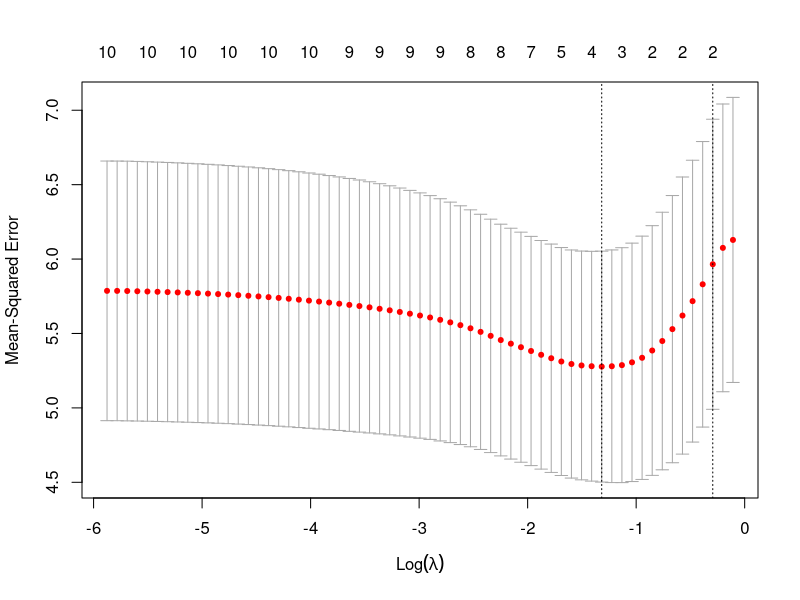
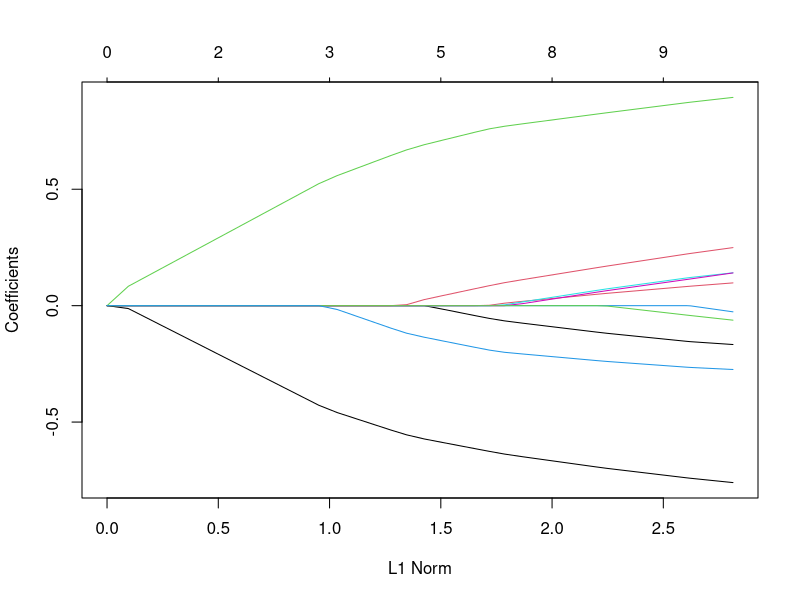

The R script that drew these images, in order:
library(glmnet)
library(tidyverse)
library(MASS)

a <- matrix(rnorm(100 * 10), nrow = 100)
x <- c(0,0,1,0,0,0,-1,0,0,0)
b <- a %*% x + 2 * rnorm(100)

x_l2_fit <- ginv(a) %*% b

res_lasso <- cv.glmnet(a, b, alpha = 1, intercept = FALSE)

# Crossvalidation SE vs. Lambda
plot(res_lasso)

# Lambda plot
plot(res_lasso$glmnet.fit)

# The largest value of lambda that is within 1 s.e. of the min
res_lasso$lambda.1se

# Index of 1 s.e from min value
index_1se <- res_lasso$index[2]

# Correctly identifies 3rd and 7th predictors as important, and get the sign correct but the scale is wrong.
x_lasso_fit <- res_lasso$glmnet.fit$beta[,index_1se]

# De-bias using a simple least squares regression - only against the non-zero coefficients.
x_lasso_fit_debiased <- ginv(a[, abs(x_lasso_fit) > 0]) %*% b
